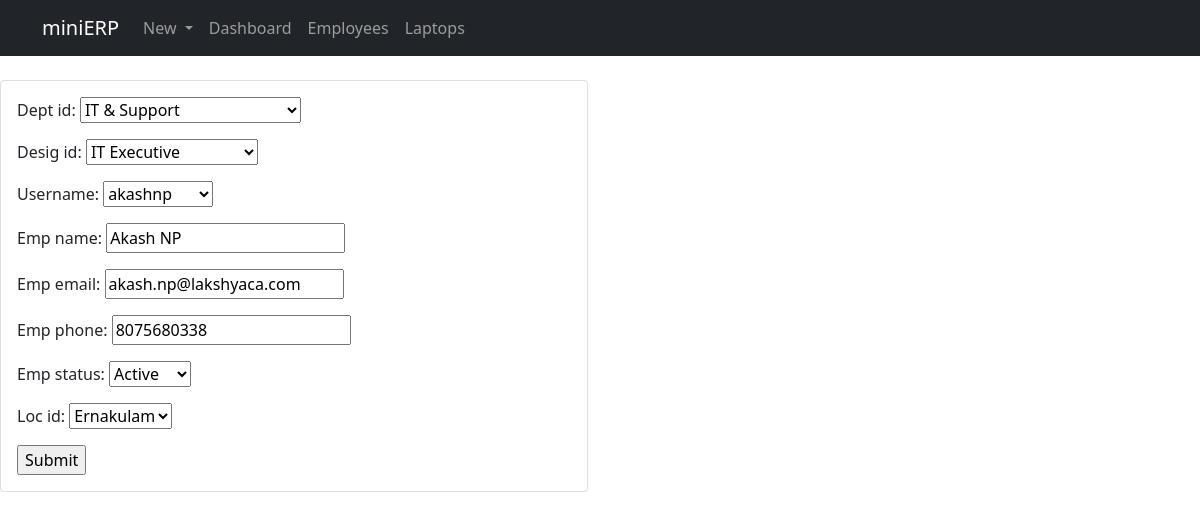
/employee_edit/1, run on an earlier commit of the app's database.
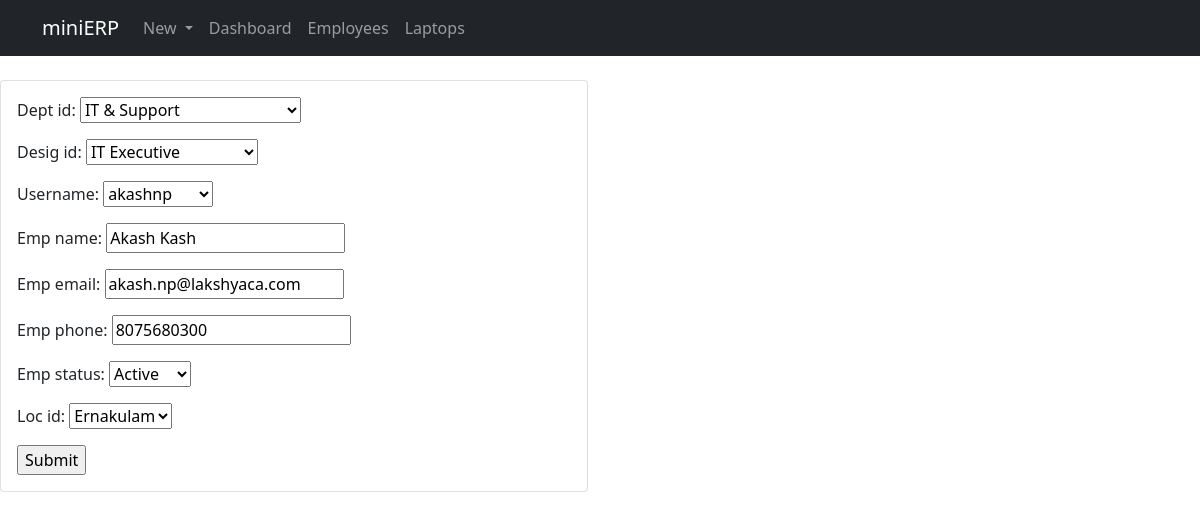
And on a later commit of the database.
### hardware/models.py (models this page shows, shortened)
class Employee(models.Model):
    EMPLOYEE_STATUS = (
        ('Active', 'Active'),
        ('InActive', 'Inactive'),
    )
    emp_id = models.AutoField(primary_key=True, editable=False)
    dept_id = models.ForeignKey(Department, null=True, on_delete=models.SET_NULL)
    desig_id = models.ForeignKey(Designation, null=True, on_delete=models.SET_NULL)
    username = models.ForeignKey(User, null=True, on_delete=models.SET_NULL)
    emp_name = models.CharField(max_length=100, null=True)
    emp_email = models.CharField(max_length=100, null=True)
    emp_phone = models.IntegerField(null=True)
    emp_status = models.CharField(max_length=10, null=True, choices=EMPLOYEE_STATUS)
    loc_id = models.ForeignKey(Location, null=True, blank=False, on_delete=models.SET_NULL)
    emp_date_joined = models.DateField
    emp_date_exited = models.DateField
    emp_date_created = models.DateField(auto_now_add=True)
    history = HistoricalRecords()

### hardware/views.py (the view)
# urls.py: path('employee_edit/<str:pk>', views.employee_edit, name='employee_edit'),
def employee_edit(request, pk):
    employee = Employee.objects.get(emp_id=pk)
    form = EmployeeForm(instance=employee)
    if request.method == 'POST':
        form = EmployeeForm(request.POST, instance=employee)
        if form.is_valid():
            form.save()
            return redirect('/dash_employees')
    context = {'form':form}
    return render(request, 'hardware/employee_add.html', context)

### hardware/forms.py
class EmployeeForm(ModelForm):
    class Meta:
        model = Employee
        fields = '__all__'

### hardware/models.py (called while the page is built)
    def __str__(self):
        return self.dept_name

    def __str__(self):
        return self.designation

    def __str__(self):
        return self.user_name

    def __str__(self):
        return self.location

### hardware/templates/hardware/employee_add.html (shortened to what this page needs)
{% extends 'hardware/main.html' %}
{% block content %}
<div class="row">
    <div class="col-md-6">
        <div class="card card-body">
            <form action="" type="submit" method="POST" name="submit">
                {{form.as_p}}
                <input type="submit" name="Submit">
            </form>
</div>
{% endblock %}

What changed in the data, as far as the page shows it:
changed Employee "IT & Support": emp_name "Akash NP" → "Akash Kash"; emp_phone "8075680338" → "8075680300"
